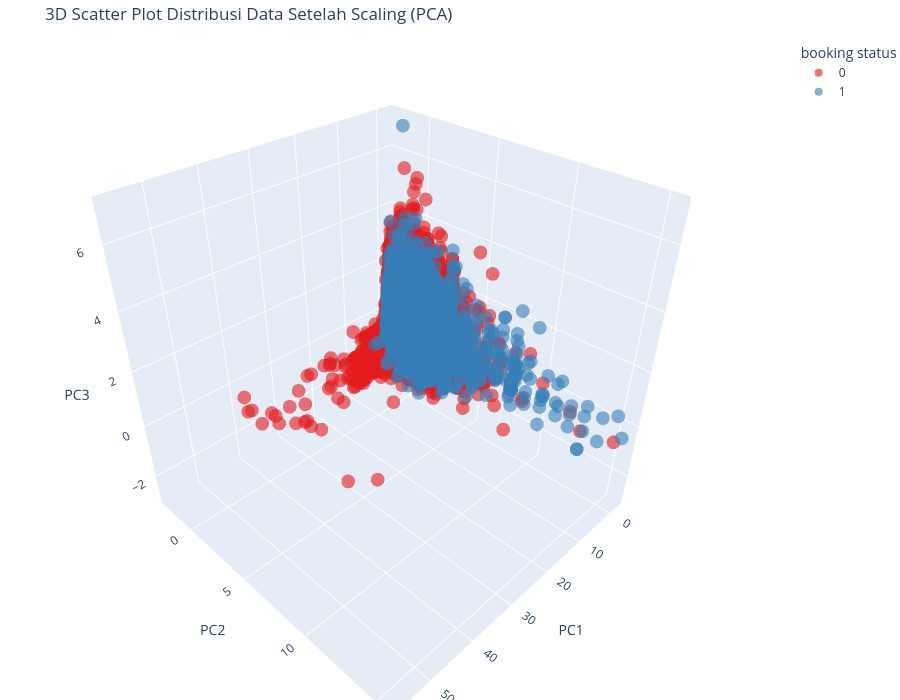

Notebook source saved alongside this figure:
### Code cell
import plotly.express as px

# 1. Reduksi seluruh dataset menjadi 3 Komponen Utama (3D)
pca_3d = PCA(n_components=3, random_state=42)
X_pca_3d = pca_3d.fit_transform(X_train_ready) # Menggunakan array hasil preprocessing

# 2. Masukkan ke dalam DataFrame untuk di-plot
df_pca_3d = pd.DataFrame(data=X_pca_3d, columns=['PC1', 'PC2', 'PC3'])
df_pca_3d['booking status'] = y_train.values

# Ubah tipe target menjadi string agar warnanya berupa kategori diskrit (bukan gradasi)
df_pca_3d['booking status'] = df_pca_3d['booking status'].astype(str)

# 3. Plot menggunakan Plotly Express
fig = px.scatter_3d(
    df_pca_3d, 
    x='PC1', 
    y='PC2', 
    z='PC3',
    color='booking status',
    color_discrete_sequence=px.colors.qualitative.Set1,
    opacity=0.6,
    title='3D Scatter Plot Distribusi Data Setelah Scaling (PCA)'
)

# Mengatur ukuran tampilan grafik
fig.update_layout(margin=dict(l=0, r=0, b=0, t=40), width=900, height=700)
fig.show()

### Figure 1 — Plotly figure (JSON) as saved in the notebook; plotly's stock layout.template omitted (floating-point values rounded to 4 significant figures; data arrays with more than 128 entries replaced by an {"elided": "..."} marker saying what was removed)
{"data": [{"hovertemplate": "booking status=0<br>PC1=%{x}<br>PC2=%{y}<br>PC3=%{z}<extra></extra>", "legendgroup": "0", "marker": {"color": "rgb(228,26,28)", "opacity": 0.6, "symbol": "circle"}, "mode": "markers", "name": "0", "scene": "scene", "showlegend": true, "type": "scatter3d", "x": {"elided": "19517 float values"}, "y": {"elided": "19517 float values"}, "z": {"elided": "19517 float values"}}, {"hovertemplate": "booking status=1<br>PC1=%{x}<br>PC2=%{y}<br>PC3=%{z}<extra></extra>", "legendgroup": "1", "marker": {"color": "rgb(55,126,184)", "opacity": 0.6, "symbol": "circle"}, "mode": "markers", "name": "1", "scene": "scene", "showlegend": true, "type": "scatter3d", "x": {"elided": "9511 float values"}, "y": {"elided": "9511 float values"}, "z": {"elided": "9511 float values"}}], "layout": {"height": 700, "legend": {"title": {"text": "booking status"}, "tracegroupgap": 0}, "margin": {"b": 0, "l": 0, "r": 0, "t": 40}, "scene": {"domain": {"x": [0, 1], "y": [0, 1]}, "xaxis": {"title": {"text": "PC1"}}, "yaxis": {"title": {"text": "PC2"}}, "zaxis": {"title": {"text": "PC3"}}}, "title": {"text": "3D Scatter Plot Distribusi Data Setelah Scaling (PCA)"}, "width": 900}}
